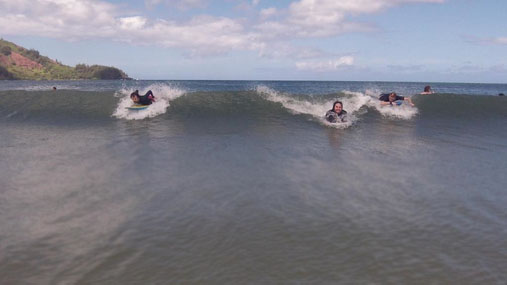
#> input picture final_project_csc_301/seam_image_in.jpg, 507 x 285 px
$ python test_final_project.py
#> lines starting #> are read from the running program, lines starting #| are printed output that depends on the picture; after the words box and inside, x2 and y2 are one past the last pixel; in counts of white or black regions, pixels touching at a corner belong together
#> in generate_requiremts_submissions, image is the input picture: PIL image 507x285 RGB; mean R, G, B 127.7, 128.2, 138.8
import numpy as np
import pandas as pd
from PIL import Image


def convert_image_matrix(image):
    width, height = image.size
#> width = 507; height = 285
    energy_rgb = np.zeros((height, width), dtype=[('color', '3uint64'), ('energy', 'float32')])

    pix = image.load()
    for row in range(height):
        for col in range(width):
            energy_rgb[row][col]['color'] = pix[col, row]
            energy_rgb[row][col]['energy'] = 10

    return energy_rgb

def calc_energy(pix, pos):
    row, col = pos
    if row == 0 or row == pix.shape[0] - 1 or col == 0 or col == pix.shape[1] - 1:
        return 1000
    else:

        top = pix[row - 1, col]['color']
        bottom = pix[row + 1, col]['color']
        left = pix[row, col - 1]['color']
        right = pix[row, col + 1]['color']

        delta_x = np.sum(np.power(np.subtract(left, right), 2))
        delta_y = np.sum(np.power(np.subtract(top, bottom), 2))
        # Return the magnitude of the gradient
        return np.sqrt(delta_x + delta_y)

def map_energy_matrix(matrix):
    for i in range(np.shape(matrix)[0]):
        for j in range(np.shape(matrix)[1]):
            matrix[i][j]["energy"] = calc_energy(matrix, (i, j))

def vertical_path_finder(matrix):
    rows, cols = matrix.shape[:2]
    cumm_path_energy = np.zeros((rows, cols))
    path = np.zeros((rows, cols), dtype=object)

    # Initialize the first row of cumulative path energy
    for col in range(cols):
        cumm_path_energy[0][col] = matrix[0][col][1]
        path[0][col] = None
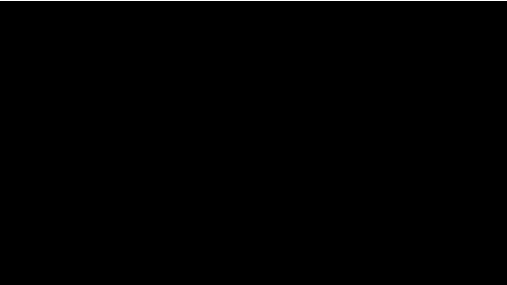
#> cumm_path_energy: shape (285, 507) float64; values 0 (black) and 1000 (white), 0.35% white in thin lines or dots, all inside (x1, y1, x2, y2) = (0, 0, 507, 1)

    # Compute path energies
    for row in range(1, rows):
        for col in range(cols):
            left = cumm_path_energy[row - 1][col - 1] if col > 0 else float('inf')
            middle = cumm_path_energy[row - 1][col]
            right = cumm_path_energy[row - 1][col + 1] if col < cols - 1 else float('inf')

            # Find the minimum energy and the corresponding column index
            min_energy, offset = min((left, -1), (middle, 0), (right, 1), key=lambda x: x[0])

            # Update the cumulative energy and path
            cumm_path_energy[row][col] = matrix[row][col][1] + min_energy
            path[row][col] = (row - 1, col + offset)
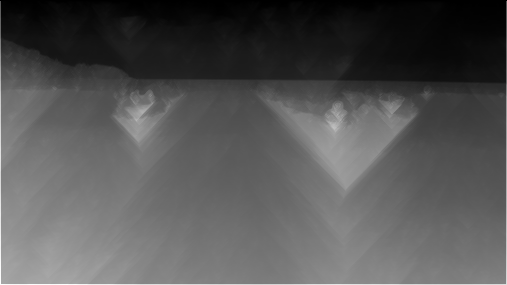
#> cumm_path_energy: shape (285, 507) float64; min 1000, max 3927.1, mean 1972.6; drawn with min black and max white

    # Retrieve the column of the minimum energy in the last row
    smallest_col = np.argmin(cumm_path_energy[-1])
    current = (rows - 1, smallest_col)
    full_smallest_path = [current]

    # Reconstruct the path from bottom to top
    while path[current[0]][current[1]] is not None:
        current = path[current[0]][current[1]]
        full_smallest_path.append(current)

    return np.array(full_smallest_path[::-1], dtype=object)

# [33 lines left out: function remove_and_shift, not called in this run]

def generate_requiremts_submissions():
    image = Image.open("seam_image_in.jpg")
    matrix = convert_image_matrix(image)
    map_energy_matrix(matrix)
    # print(matrix[1][2]["energy"])
    df_energy_no_pad = pd.DataFrame(matrix[1:-1,1:-1]["energy"])
    df_energy_no_pad.to_csv("energy.csv", index=False, header=False)
    shortest_path=vertical_path_finder(matrix)
    print(shortest_path)
#> (printed output is left out)
    columns_shortest=np.array([i[1]for i in shortest_path])
    df_cols=pd.DataFrame(columns_shortest)
    df_cols.to_csv("seam1.csv", index=False, header=False)

# [11 lines left out: function matrix_to_jpeg, not called in this run]

if __name__ == '__main__':
    generate_requiremts_submissions()
#> (the run stopped early here; a loop or call above may not have finished)

$ run again, with final_project_csc_301/input.jpg copied over final_project_csc_301/seam_image_in.jpg
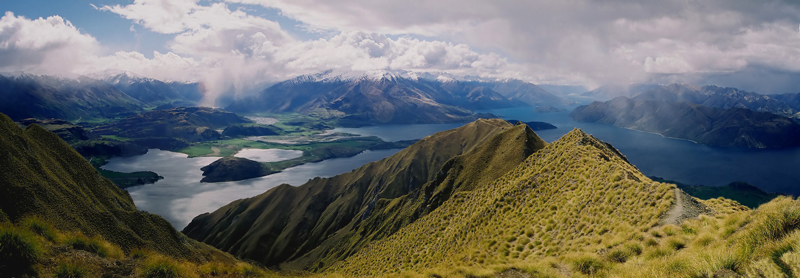
#> input picture final_project_csc_301/input.jpg, 800 x 278 px
#> in generate_requiremts_submissions, image is the input picture: PIL image 800x278 RGB; mean R, G, B 105.5, 107.4, 103.6
#> after the loop in vertical_path_finder, `for row in range(1, rows):`:
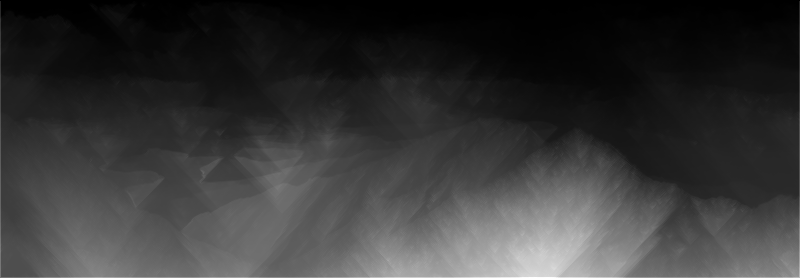
#> cumm_path_energy: shape (278, 800) float64; min 1000, max 7585.7, mean 2424.9; drawn with min black and max white
#> (printed output is left out)
